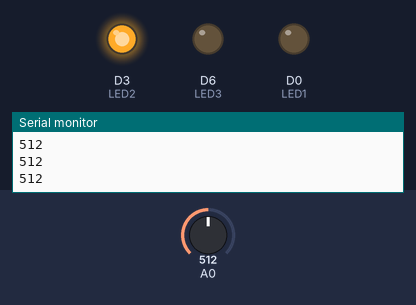
A sketch run on a simulated ESP8266 (NodeMCU). On the bench: output pins drawn as LEDs (lit = HIGH), the last lines printed to the serial monitor. The test bench sets the inputs (shaded band); at power-on: A0 = 512.

Above: at 1.2 s.
1.3 s: A0 set to 488
At 2.3 s:
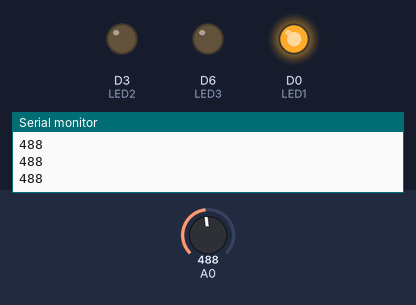
2.8 s: A0 set to 710
At 3.4 s:
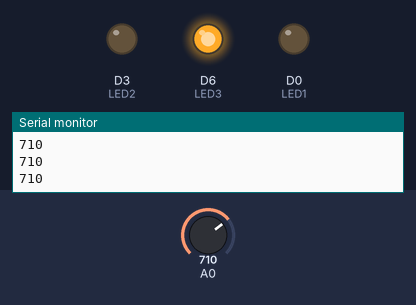
4.3 s: A0 set to 682
At 5.5 s:
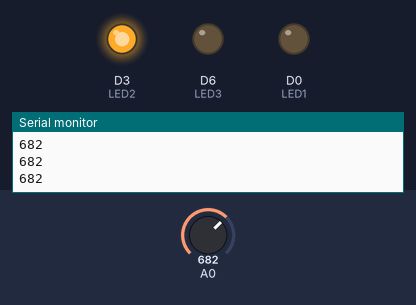
5.8 s: A0 set to 716
At 7.0 s:
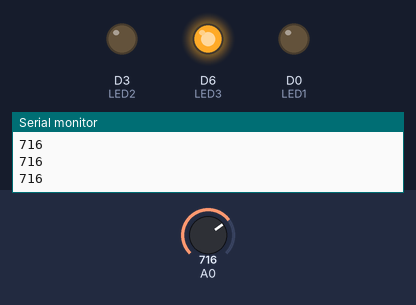
Timing chart, 0 to 8.3 s (numbered marks = the images above; inputs shaded):
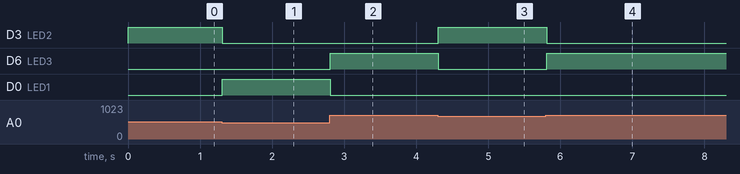

Measured:
- the behaviour switches between 500 and 499 on A0 (found by bisection; images 0 and 1)
- the behaviour switches between 700 and 699 on A0 (found by bisection; images 2 and 3)
- after the input at 1.3 s, D3 (LED2): HIGH → LOW at once; D0 (LED1): LOW → HIGH at once
- after the input at 2.8 s, D6 (LED3): LOW → HIGH at once; D0 (LED1): HIGH → LOW at once
- after the input at 4.3 s, D3 (LED2): LOW → HIGH at once; D6 (LED3): HIGH → LOW at once
- after the input at 5.8 s, D3 (LED2): HIGH → LOW at once; D6 (LED3): LOW → HIGH at once

The sketch:

Multiple_LED_adjust_using_Potentiometer.ino
```cpp
#define LED1 D0
#define LED2 D3
#define LED3 D6


void setup()
{
  pinMode(LED1, OUTPUT);
   pinMode(LED2, OUTPUT);
   pinMode(LED3, OUTPUT);
   pinMode(A0, INPUT);
   Serial.begin(9600);
}

void loop()
{
 int x=(analogRead(A0));
 Serial.println(x);
 if (x>0 && x<500)
 {
  digitalWrite(LED1,HIGH);
  digitalWrite(LED2,LOW);
  digitalWrite(LED3,LOW);
  }
  else if (x>500 && x<700)
  {
  digitalWrite(LED2,HIGH);
  digitalWrite(LED1,LOW);
  digitalWrite(LED3,LOW);
  }
  else if (x>700 && x<1000)
  {
  digitalWrite(LED3,HIGH);
  digitalWrite(LED2,LOW);
  digitalWrite(LED1,LOW);
  }
}
```
